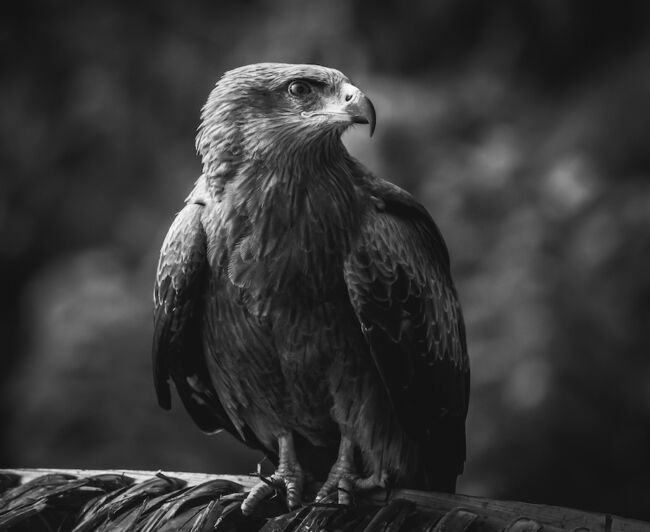
#> input picture picture3/image2.jpg, 650 x 532 px
$ python shinjin4.py
#> lines starting #> are read from the running program, lines starting #| are printed output that depends on the picture
import cv2
import numpy as np
import matplotlib.pyplot as plt

img = cv2.imread("./picture3/image2.jpg")
#> img is the input picture: shape (532, 650, 3); min 4, max 255, mean 53.7
gray = cv2.cvtColor(img,cv2.COLOR_BGR2GRAY)

# [15 lines of commented-out code are left out]
import numpy as np
import cv2
from matplotlib import pyplot as plt

img1 = cv2.imread('./picture3/image2.jpg',0)          # queryImage
img2 = cv2.imread('./picture3/image2-2.jpg',0) # trainImage
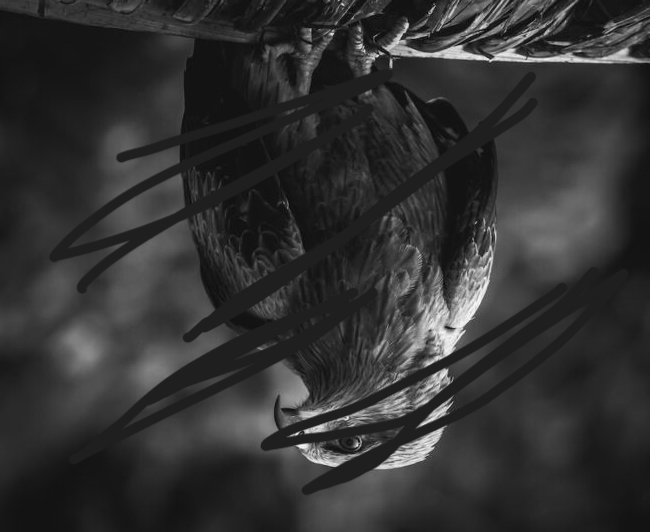
#> input picture picture3/image2-2.jpg, 650 x 532 px
#> img2 is the input picture: shape (532, 650); min 4, max 255, mean 50.3

orb = cv2.ORB_create()# Initiate ORB detector

kp1, des1 = orb.detectAndCompute(img1,None)# find the keypoints and descriptors with ORB
#> kp1 = 500 keypoints; strongest (x, y, size): (346, 99, 31), (159, 473, 31), (273, 475, 31), (347, 100, 37.2)
kp2, des2 = orb.detectAndCompute(img2,None)
#> kp2 = 500 keypoints; strongest (x, y, size): (490, 58, 31), (376, 56, 31), (306, 432, 31), (377, 53, 31)

bf = cv2.BFMatcher(cv2.NORM_HAMMING, crossCheck=True)# create BFMatcher object

matches = bf.match(des1,des2)# Match descriptors.
#> matches = 230 matches

matches = sorted(matches, key = lambda x:x.distance)# Sort them in the order of their distance.

img3 = cv2.drawMatches(img1,kp1,img2,kp2,matches[:100], None, flags=2)# Draw first 10 matches.
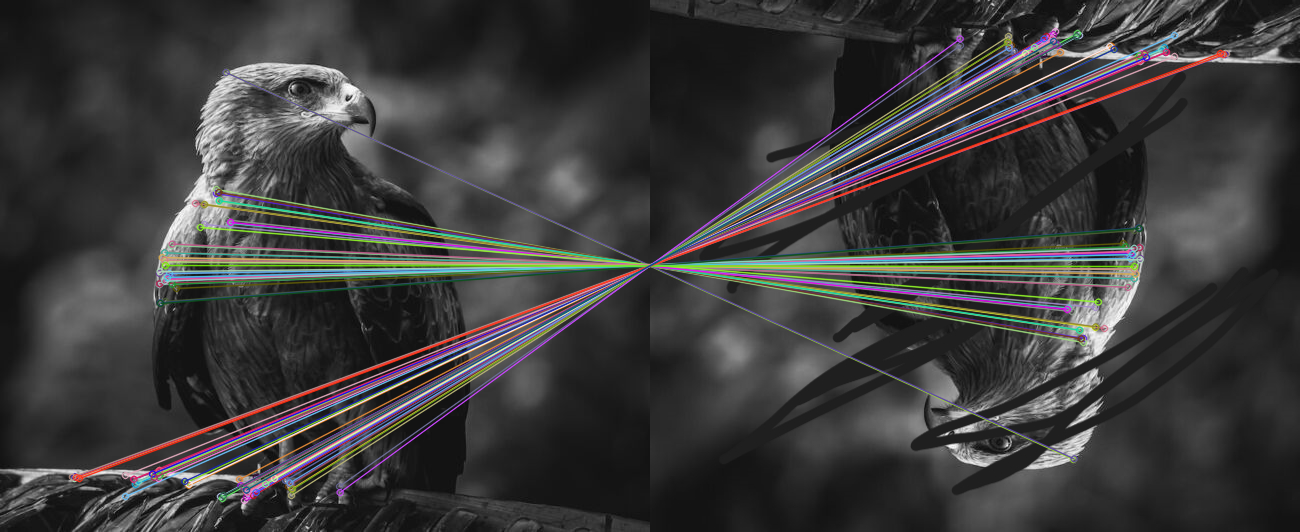
#> img3: shape (532, 1300, 3); mean of channels 0, 1, 2 58.8, 58.9, 59.7; drawn as B, G, R

cv2.imwrite('./picture3/image2-3.jpg', img3)
